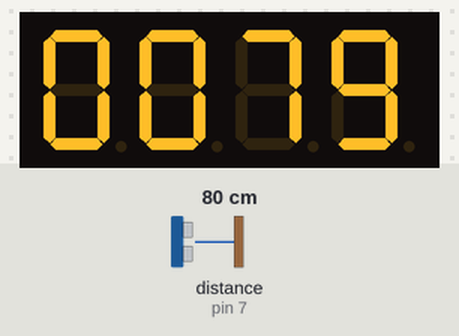
This sketch was run on a simulated Arduino Uno, built with avr-gcc and run on an emulated ATmega328P. Shown: 4-digit seven-segment display. Wiring (inferred from the names in the program): ultrasonic range finder: trigger pin 6; echo pin 7; 4-digit 7-segment display, segments lit when HIGH: segments pin 2, pin 3, pin 4, pin 5, pin 8, pin 9, pin 10, pin 11; digit selects pin 12, pin 13, A0, A1. The test bench sets the inputs (shaded band); at power-on: distance to the obstacle (sensor on pin 7) 80 cm. The echo pulse lasts 58.3 µs per cm; the segment pins are drawn as the display they are named for.

Above: at 1.2 s.
1.3 s: distance to the obstacle (sensor on pin 7) set to 2 cm
At 2.5 s:
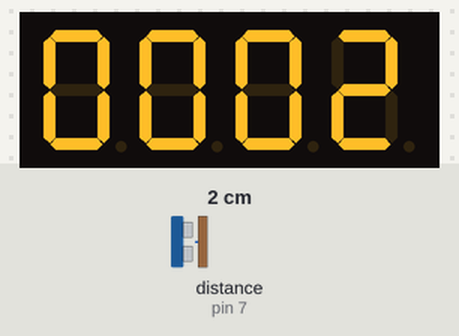
2.8 s: distance to the obstacle (sensor on pin 7) set to 4 cm
At 3.8 s:
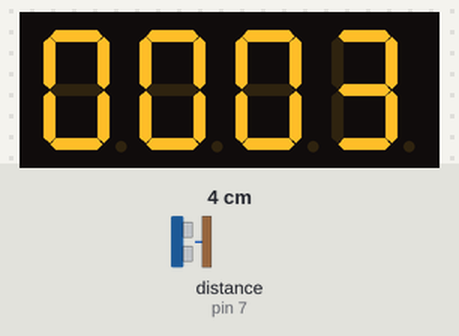
4.3 s: distance to the obstacle (sensor on pin 7) set to 9 cm
At 5.0 s:
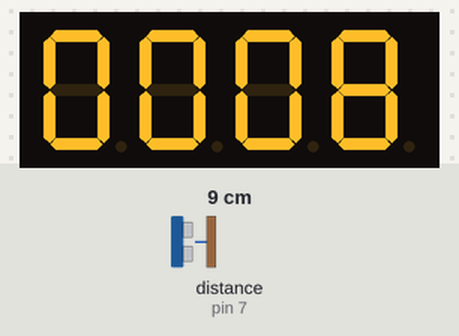
Timing chart, 0 to 7.3 s (numbered marks = the images above; inputs shaded):
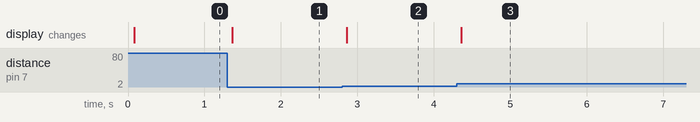

Measured:
- after the input at 1.3 s, the display: changes after 0.06 s (image 1)
- after the input at 2.8 s, the display: changes after 0.06 s (image 2)
- after the input at 4.3 s, the display: changes after 0.06 s (image 3)

The sketch:

ultrasonic_4digit_display.ino
```cpp
/*
  Ultrasonic Rangefinder (HC-SR04) + 4-Digit 7-Segment Display Example
  - HC-SR04:
      VCC -> 5V
      GND -> GND
      TRIG -> D6
      ECHO -> D7
  - 4-digit 7-segment display:
      Segments A-G, DP -> D2-D5, D8, D9, D10, D11 (A,B,C,D,E,F,G,DP)
      Digit select pins -> D12-D13, A0-A1
      Use current-limiting resistors for each segment!
*/
const int trigPin = 6;
const int echoPin = 7;
const int segmentPins[8] = {2, 3, 4, 5, 8, 9, 10, 11}; // A,B,C,D,E,F,G,DP
const int digitPins[4] = {12, 13, A0, A1};
const byte digitCode[10] = {
  0b00111111, // 0
  0b00000110, // 1
  0b01011011, // 2
  0b01001111, // 3
  0b01100110, // 4
  0b01101101, // 5
  0b01111101, // 6
  0b00000111, // 7
  0b01111111, // 8
  0b01101111  // 9
};

void setup() {
  pinMode(trigPin, OUTPUT);
  pinMode(echoPin, INPUT);
  for (int i = 0; i < 8; i++) pinMode(segmentPins[i], OUTPUT);
  for (int i = 0; i < 4; i++) pinMode(digitPins[i], OUTPUT);
}

void loop() {
  int distance = getDistanceCM();
  displayNumber(distance);
}

// Function to measure distance in cm using HC-SR04
int getDistanceCM() {
  digitalWrite(trigPin, LOW);
  delayMicroseconds(2);
  digitalWrite(trigPin, HIGH);
  delayMicroseconds(10);
  digitalWrite(trigPin, LOW);
  long duration = pulseIn(echoPin, HIGH, 30000); // Timeout 30ms
  int distance = duration * 0.034 / 2;
  if (distance < 0 || distance > 400) return 0; // Out of range
  return distance;
}

// Function to display a 4-digit number on the 7-segment display
void displayNumber(int num) {
  for (int d = 0; d < 4; d++) {
    int digit = (num / (int)pow(10, 3 - d)) % 10;
    showDigit(digit, d);
    delay(2);
    clearDigits();
  }
}

void showDigit(int num, int digit) {
  for (int i = 0; i < 8; i++) digitalWrite(segmentPins[i], (digitCode[num] >> i) & 1);
  digitalWrite(digitPins[digit], LOW); // Enable digit (common cathode)
}

void clearDigits() {
  for (int i = 0; i < 4; i++) digitalWrite(digitPins[i], HIGH);
} 
```
